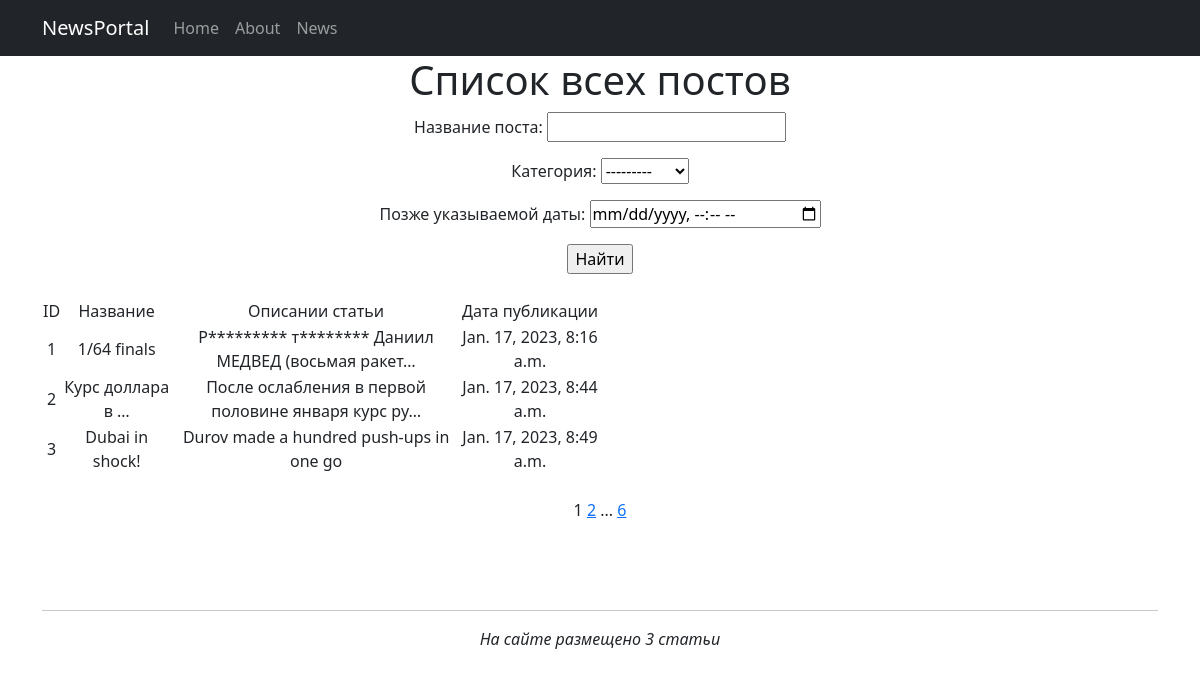
Page /news/ on the committed database.
### news/models.py (models this page shows, shortened)
class Post(models.Model):
    objects = None
    article = 'art'
    news = 'news'
    PUBLICATION = [
        (article, 'Статья'),
        (news, 'Новость'),
    ]
    postAuthor = models.ForeignKey(Author, on_delete=models.CASCADE, db_column='postauthor_id')
    categoryType = models.CharField(max_length=4, choices=PUBLICATION, default=news, db_column='categorytype')
    title = models.CharField(max_length=255)
    time_in_Post = models.DateTimeField(auto_now_add=True, db_column='time_in_post')
    time_out = models.DateTimeField(null=True)
    postCategory = models.ManyToManyField(Category, through='PostCategory')
    text = models.TextField()
    rating = models.IntegerField(default=0)

### news/views.py (the view)
# urls.py: path('', PostList.as_view(), name='news_list'),
class PostList(ListView):
    model = Post
    ordering = 'time_in_Post'
    template_name = 'flatpages/news.html'
    context_object_name = 'news'
    paginate_by = 3
    def get_context_data(self, **kwargs):
        context = super().get_context_data(**kwargs)
        context['filterset'] = self.filterset
        return context
    def get_queryset(self):
        queryset = super().get_queryset()
        self.filterset = PostFilter(self.request.GET, queryset)
        return self.filterset.qs.order_by('id')

### news/templatetags/custom_filters.py (called while the page is built)
@register.filter()
def censor(text):
    bad_words = ('теннисист', 'ракетка', 'чемпионата', 'usd', 'российский')
    if type(text) == str:
        for word in text.split():
            if word.lower() in bad_words:
                text = text.replace(word, f"{word[0]}{'*' * (len(word) - 1)}")
    else:
        raise ValueError('Данные не являются строкой')
    return text

@register.simple_tag(takes_context=True)
def url_replace(context, **kwargs):
   d = context['request'].GET.copy()
   for k, v in kwargs.items():
       d[k] = v
   return d.urlencode()

### templates/flatpages/news.html (shortened to what this page needs)
{% extends 'flatpages/default.html' %}
{% load custom_filters %}
{% block content %}
    <h1>Cписок всех постов</h1>
<form action="" method="get">
    {{ filterset.form.as_p }}
    <input type="submit" value="Найти">
</form>
    <br>
    {% if news %}
        <table>
            <tr>
                <td>ID</td>
                <td>Название</td>
                <td>Описании статьи</td>
                <td>Дата публикации</td>
            </tr>
            {% for post in news %}
            <tr>
                <td>{{ post.id }}</td>
                <td>{{ post.title| truncatewords:3 | censor}}</td>
                <td> {{ post.text| truncatechars:50| censor }} </td>
                <td>{{ post.time_in_Post}}</td>
            </tr>
            {% endfor %}
        </table>
    {% else %}
        <h2>Новостей нет</h2>
    {% endif %}
    <br>
    {{page_obj.number}}
    {% if page_obj.has_next %}
        <a href="?{% url_replace page=page_obj.next_page_number %}">{{page_obj.next_page_number}}</a>
        {% if page_obj.paginator.num_pages != page_obj.next_page_number %}
            ...
            <a href="?{% url_replace page=page_obj.paginator.num_pages %}">{{page_obj.paginator.num_pages}}</a>
        {% endif %}
    {% endif %}
        <br><br><br><br>
        <hr>
        <p><em> На сайте размещено {{ news| length}} статьи </em></p>
{% endblock content %}

### templates/flatpages/default.html (shortened to what this page needs)
<!DOCTYPE html>
<html lang="en">
    <head>
        {% load static %}
        <link href="{% static 'css/styles.css'%}" rel="stylesheet" />
    </head>
    <body>
        <nav class="navbar navbar-expand-lg navbar-dark bg-dark static-top">
           <div class="container">
               <a class="navbar-brand" href="#">NewsPortal</a>
               <div class="collapse navbar-collapse" id="navbarResponsive">
                   <ul class="navbar-nav ml-auto">
                       <li class="nav-item active">
                           <a class="nav-link" href="#">Home</a>
                       </li>
                       <li class="nav-item">
                           <a class="nav-link" href="/about/">About</a>
                       </li>
                       <li class="nav-item">
                           <a class="nav-link" href="/news/">News</a>
                       </li>
                   </ul>
               </div>
           </div>
        </nav>
        <div class="container">
           <div class="row">
               <div class="col-lg-12 text-center">
                   {% block content %}{% endblock content %}
               </div>
           </div>
        </div>
    </body>
</html>

### templates/flatpages/news.html (style rules this page uses)
table { width: 50%; }

### rows in the picture
Post: id "1", title|censor "1/64 finals", text|censor "Р********* т******** Даниил МЕДВЕД (восьмая ракет…", time_in_Post "Jan. 17, 2023, 8:16 a.m."
Post: id "2", title|censor "Курс доллара в …", text|censor "После ослабления в первой половине января курс ру…", time_in_Post "Jan. 17, 2023, 8:44 a.m."
Post: id "3", title|censor "Dubai in shoсk!", text|censor "Durov made a hundred push-ups in one go", time_in_Post "Jan. 17, 2023, 8:49 a.m."

### other values in the picture
{{ page_obj.number }} "1"
{{ page_obj.next_page_number }} "2"
{{ page_obj.paginator.num_pages }} "6"
{{ news| length }} "3"
